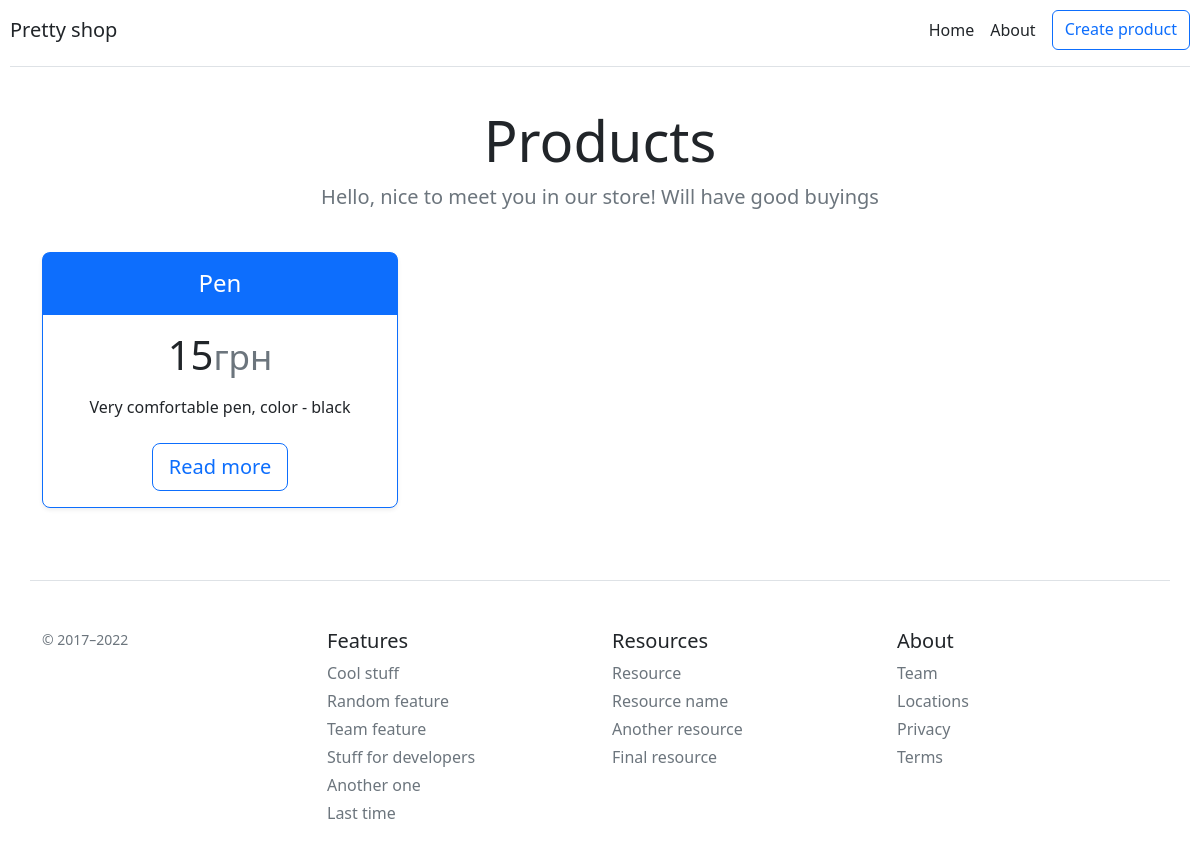
Before: / with the older database file.
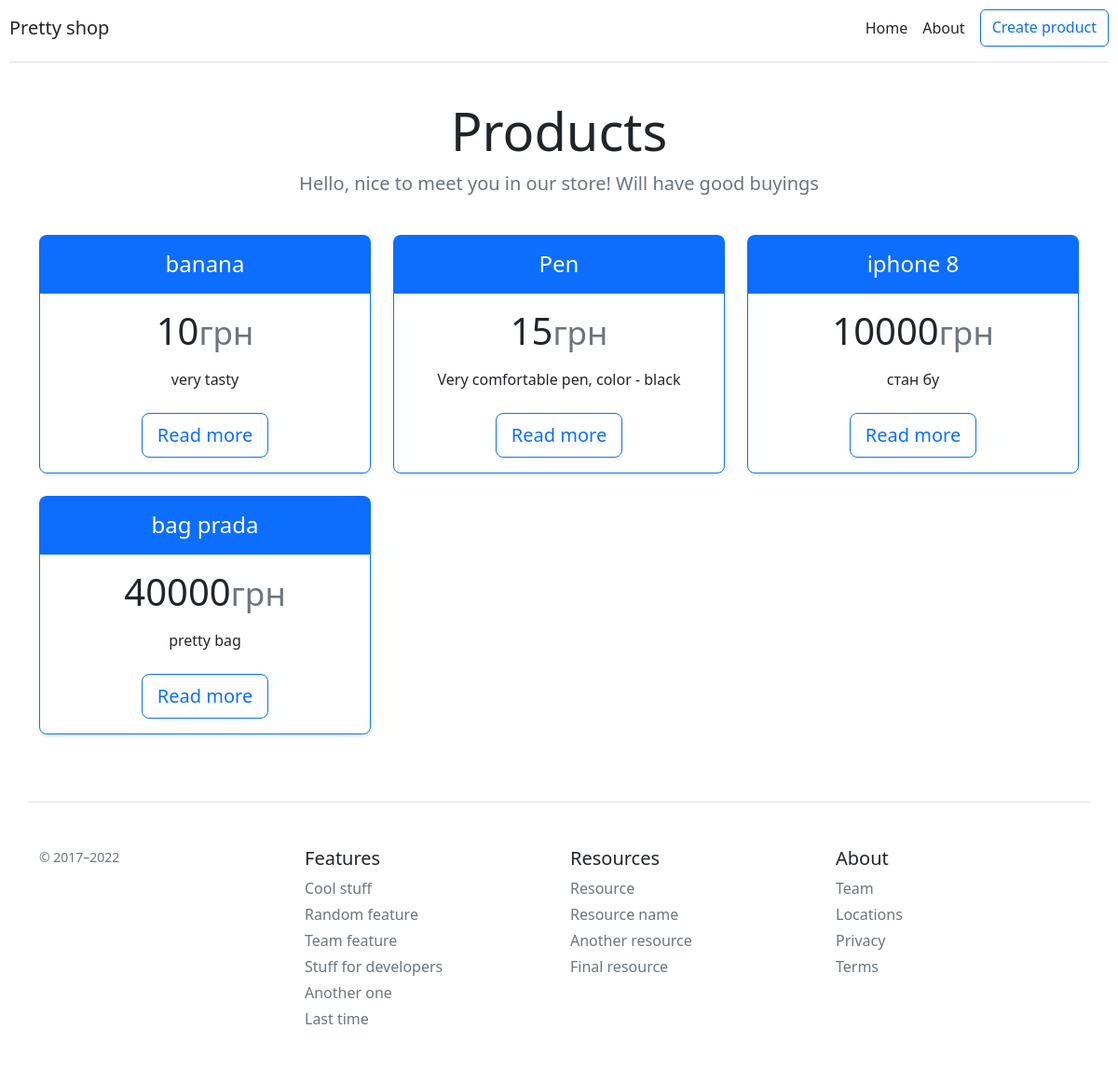
After: the same page with the newer database file.
### main.py (models this page shows, shortened)
class Item(db.Model):
    id = db.Column(db.Integer, primary_key=True)
    title = db.Column(db.String(100), nullable=False, unique=True)
    price = db.Column(db.Integer, nullable=False)
    isActive = db.Column(db.Boolean, default=True)
    text = db.Column(db.Text, nullable=False)

### main.py (the view)
@app.route('/')
def index():
    products = []
    try:
        products = Item.query.order_by(Item.price).all()
    except:
        print("Ошибка получения  из БД")
    return render_template('get_products.html', title='Products', products=products)

### templates/get_products.html
{% extends 'base.html' %}
{% block body %}
<div class="container">
<div class="pricing-header p-3 pb-md-4 mx-auto text-center">
        <h1 class="display-4 fw-normal">Products</h1>
        <p class="fs-5 text-muted">Hello, nice to meet you in our store! Will have good buyings</p>
    </div>
    <div class="row row-cols-1 row-cols-md-3 mb-3 text-center">
        {% for product in products %}
        <div class="col">
            <div class="card mb-4 rounded-3 shadow-sm border-primary">
                <div class="card-header py-3 text-bg-primary border-primary">
                    <h4 class="my-0 fw-normal">{{ product.title }}</h4>
                </div>
                <div class="card-body">
                    <h1 class="card-title pricing-card-title">{{ product.price }}<small class="text-muted fw-light">грн</small></h1>
                    <ul class="list-unstyled mt-3 mb-4">
                        <li>{{ product.text|striptags|truncate(50) }}</li>
                    </ul>
                    <a href="{{ url_for('get_product', id=product.id)}}" class="btn btn-lg btn-outline-primary btn-block">Read more</a>
                </div>
            </div>
        </div>
        {% endfor %}
    </div>
</div>
{% endblock %}

### templates/base.html (shortened to what this page needs)
<!DOCTYPE html>
<html lang="en">
<head>
    <link href="https://cdn.jsdelivr.net/npm/bootstrap@5.2.3/dist/css/bootstrap.min.css" rel="stylesheet">
    <link href="{{ url_for('static', filename='css/custom_styles.css') }}" rel="stylesheet">
</head>
<body>
<div class="mycontent">
    <div class="d-flex flex-column flex-md-row align-items-center pb-3 mb-4 border-bottom">
        <h5 class="my-0 mr-md-auto font-weight-normal">Pretty shop</h5>
        <nav class="d-inline-flex mt-2 mt-md-0 ms-md-auto">
            <a class="me-3 py-2 text-dark text-decoration-none" href="/">Home</a>
            <a class="me-3 py-2 text-dark text-decoration-none" href="/about">About</a>
            <a class="btn btn-outline-primary" href="/create">Create product</a>
        </nav>
    </div>
    {% block body %} {% endblock %}
    <footer class="container pt-4 my-md-5 pt-md-5 border-top">
        <div class="row">
            <div class="col-12 col-md">
                <small class="d-block mb-3 text-muted">© 2017–2022</small>
            </div>
            <div class="col-6 col-md">
                <h5>Features</h5>
                <ul class="list-unstyled text-small">
                    <li class="mb-1"><a class="link-secondary text-decoration-none" href="#">Cool stuff</a></li>
                    <li class="mb-1"><a class="link-secondary text-decoration-none" href="#">Random feature</a></li>
                    <li class="mb-1"><a class="link-secondary text-decoration-none" href="#">Team feature</a></li>
                    <li class="mb-1"><a class="link-secondary text-decoration-none" href="#">Stuff for developers</a>
                    </li>
                    <li class="mb-1"><a class="link-secondary text-decoration-none" href="#">Another one</a></li>
                    <li class="mb-1"><a class="link-secondary text-decoration-none" href="#">Last time</a></li>
                </ul>
            </div>
            <div class="col-6 col-md">
                <h5>Resources</h5>
                <ul class="list-unstyled text-small">
                    <li class="mb-1"><a class="link-secondary text-decoration-none" href="#">Resource</a></li>
                    <li class="mb-1"><a class="link-secondary text-decoration-none" href="#">Resource name</a></li>
                    <li class="mb-1"><a class="link-secondary text-decoration-none" href="#">Another resource</a></li>
                    <li class="mb-1"><a class="link-secondary text-decoration-none" href="#">Final resource</a></li>
                </ul>
            </div>
            <div class="col-6 col-md">
                <h5>About</h5>
                <ul class="list-unstyled text-small">
                    <li class="mb-1"><a class="link-secondary text-decoration-none" href="#">Team</a></li>
                    <li class="mb-1"><a class="link-secondary text-decoration-none" href="#">Locations</a></li>
                    <li class="mb-1"><a class="link-secondary text-decoration-none" href="#">Privacy</a></li>
                    <li class="mb-1"><a class="link-secondary text-decoration-none" href="#">Terms</a></li>
                </ul>
            </div>
        </div>
    </footer>
</div>
</body>
</html>

### static/css/custom_styles.css (style rules this page uses)
.mycontent { margin: 10px; }

Changed rows visible on the page:
added Item: title "banana", price "10", text "very tasty"
added Item: title "iphone 8", price "10000", text "стан бу"
added Item: title "bag prada", price "40000", text "pretty bag"
